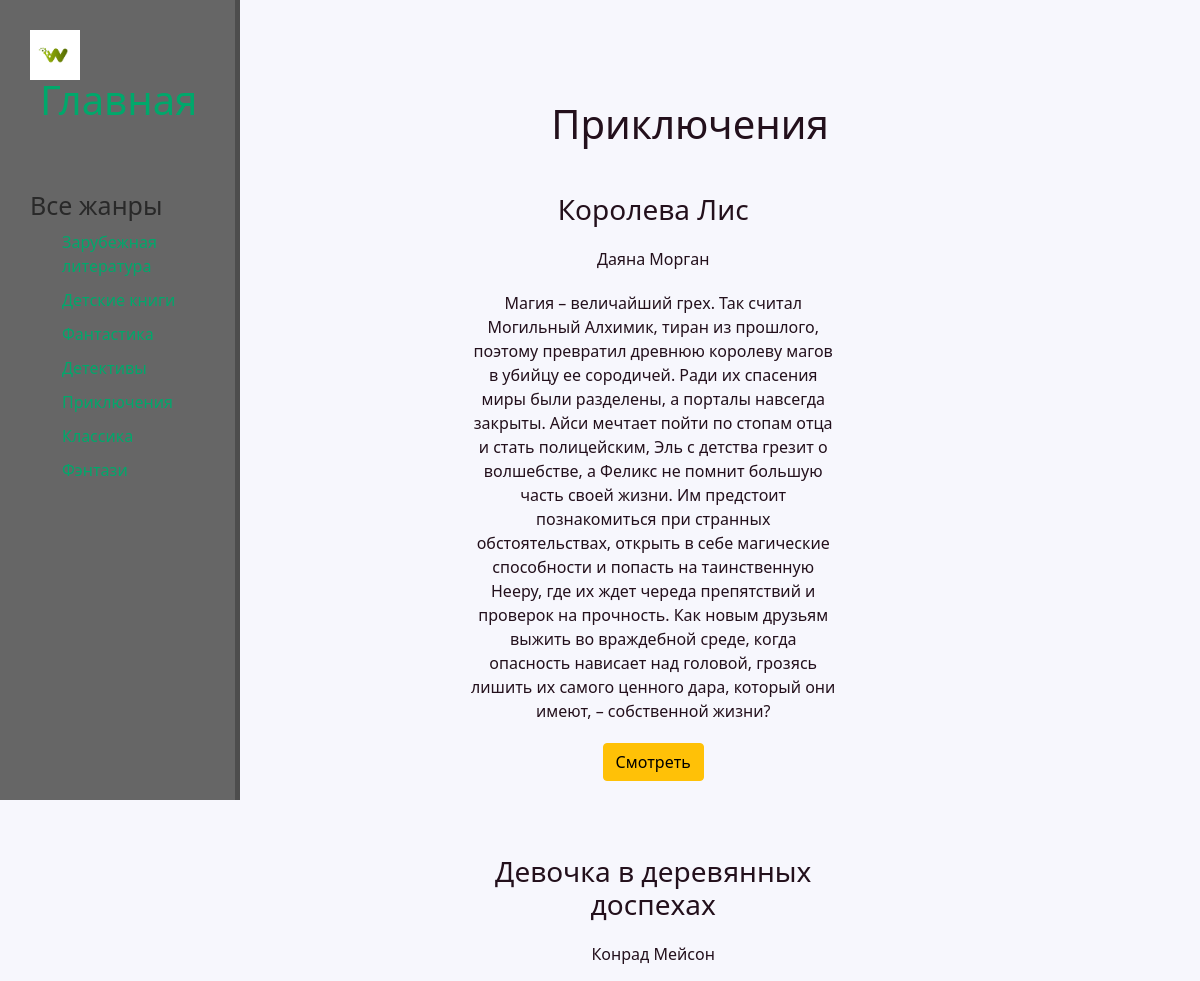
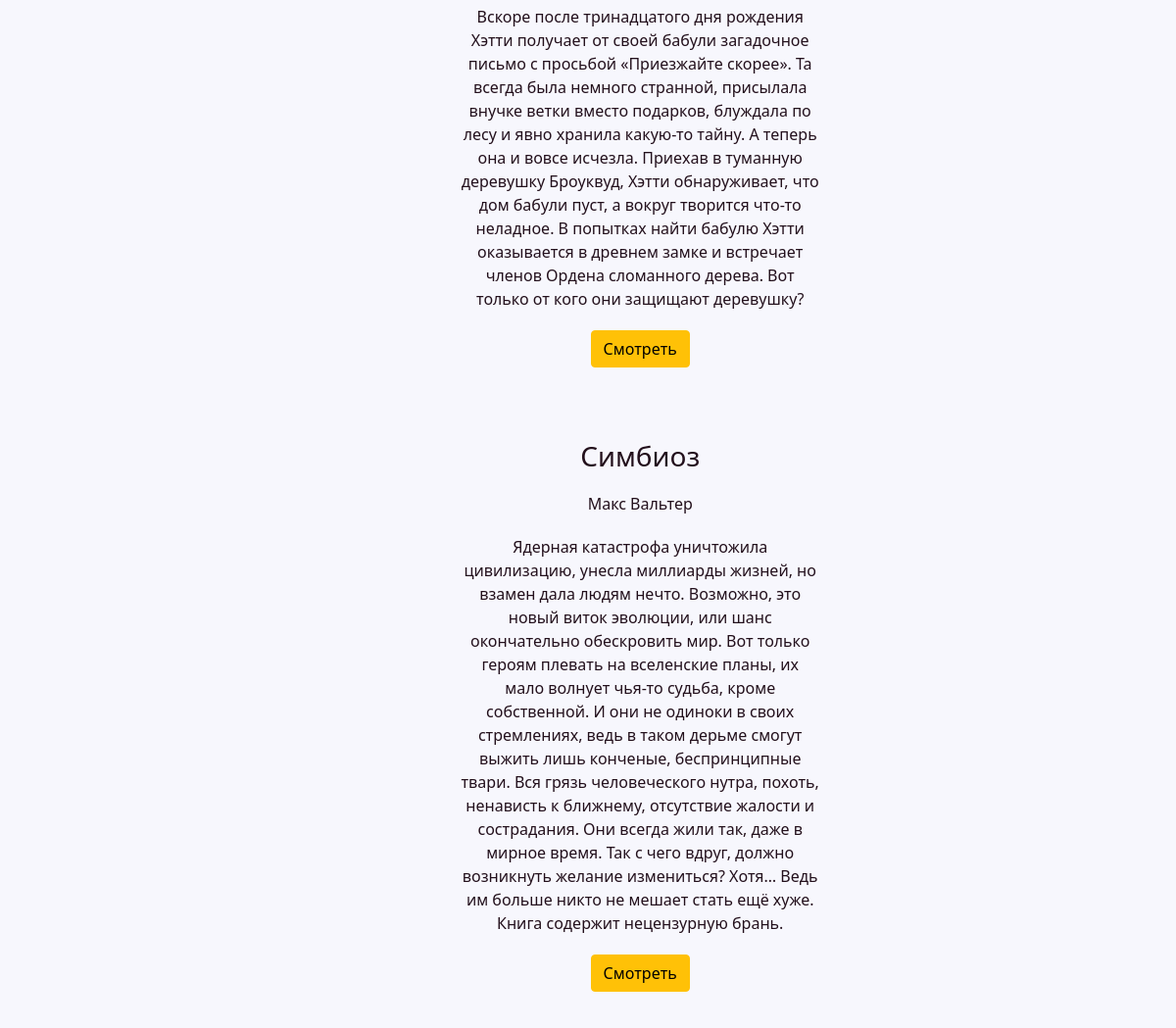
Screenshot of /приключения/ with the database file from the repository (2 pictures, top to bottom).
### adventure/models.py (models this page shows, shortened)
class ADVENTURE(models.Model):
    objects = None
    title = models.CharField('Название', max_length=50)
    author = models.CharField('Автор', max_length=50, default='')
    briefly = models.TextField('Краткая информация')
    book = models.FileField('Книга')
    data = models.DateTimeField('Дата добавления')
    image = models.FileField(upload_to='img/')
    class Meta:
        verbose_name = 'Приключения'
        verbose_name_plural = 'Приключения'

### adventure/views.py (called while the page is built)
def adventure(request):
    book = ADVENTURE.objects.order_by('-data')
    return render(request, 'adventure.html', {"book": book})

### adventure/templates/adventure.html (shortened to what this page needs)
{%extends 'new/base.html'%}
{% block shapka %}
    <div class="features">
        <h1>Приключения</h1>
        {% for ili in book %}
            <div  class="alert alert-waning">
                <h3>{{ili.title}}</h3>
                <p>{{ili.author}}</p>
                <p>{{ili.briefly}}</p>
                <a href="{% url 'dinam_adv' ili.id%}" class="btn btn-warning">Смотреть</a>
            </div>
        {%endfor%}
    </div>
{% endblock %}

### new/static/new/new.css (style rules this page uses)
body { background: #f7f7fd; height: 100vh; }
main .features { float : right; color : #23101c; margin-top: 100px; text-align: center; width: 85%; }
main .features p { max-width: 400px; margin: 20px auto }
.alert { float: right; clear : both; width : 400px; margin : 20px 34%; text-align : center; }

### rows the page displays
ADVENTURE: title "Королева Лис", author "Даяна Морган", briefly "Магия – величайший грех. Так считал Могильный Алхимик, тиран из прошлого, поэтому превратил древнюю королеву магов в убийцу ее сородичей. Ради их спасения миры были разделены, а порталы навсегда закрыты. Айси мечтает пойти по стопам отца и стать полицейским, Эль с детства грезит о волшебстве, а Феликс не помнит большую часть своей жизни. Им предстоит познакомиться при странных обстоятельствах, открыть в себе магические способности и попасть на таинственную Нееру, где их ждет череда препятствий и проверок на прочность. Как новым друзьям выжить во враждебной среде, когда опасность нависает над головой, грозясь лишить их самого ценного дара, который они имеют, – собственной жизни?"
ADVENTURE: title "Девочка в деревянных доспехах", author "Конрад Мейсон", briefly "Вскоре после тринадцатого дня рождения Хэтти получает от своей бабули загадочное письмо с просьбой «Приезжайте скорее». Та всегда была немного странной, присылала внучке ветки вместо подарков, блуждала по лесу и явно хранила какую-то тайну. А теперь она и вовсе исчезла. Приехав в туманную деревушку Броуквуд, Хэтти обнаруживает, что дом бабули пуст, а вокруг творится что-то неладное. В попытках найти бабулю Хэтти оказывается в древнем замке и встречает членов Ордена сломанного дерева. Вот только от кого они защищают деревушку?"
ADVENTURE: title "Симбиоз", author "Макс Вальтер", briefly "Ядерная катастрофа уничтожила цивилизацию, унесла миллиарды жизней, но взамен дала людям нечто. Возможно, это новый виток эволюции, или шанс окончательно обескровить мир. Вот только героям плевать на вселенские планы, их мало волнует чья-то судьба, кроме собственной. И они не одиноки в своих стремлениях, ведь в таком дерьме смогут выжить лишь конченые, беспринципные твари. Вся грязь человеческого нутра, похоть, ненависть к ближнему, отсутствие жалости и сострадания. Они всегда жили так, даже в мирное время. Так с чего вдруг, должно возникнуть желание измениться? Хотя… Ведь им больше никто не мешает стать ещё хуже. Книга содержит нецензурную брань."
